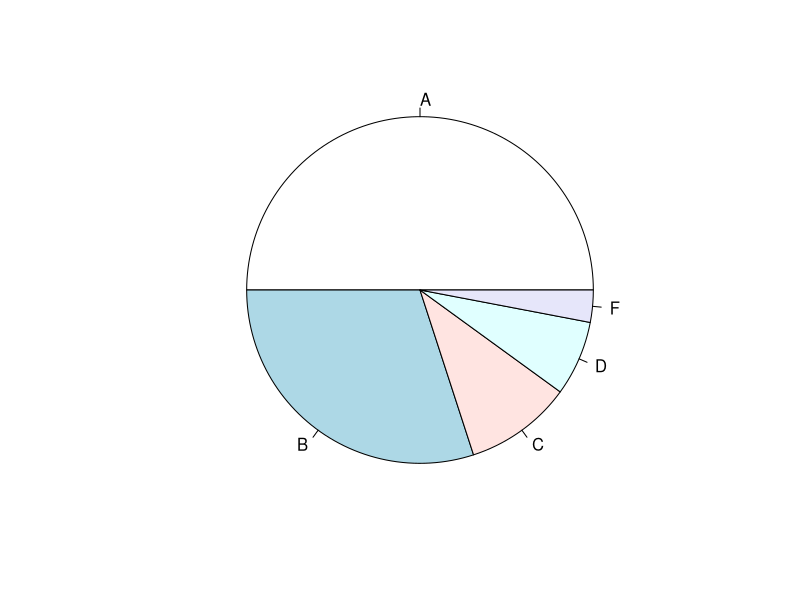
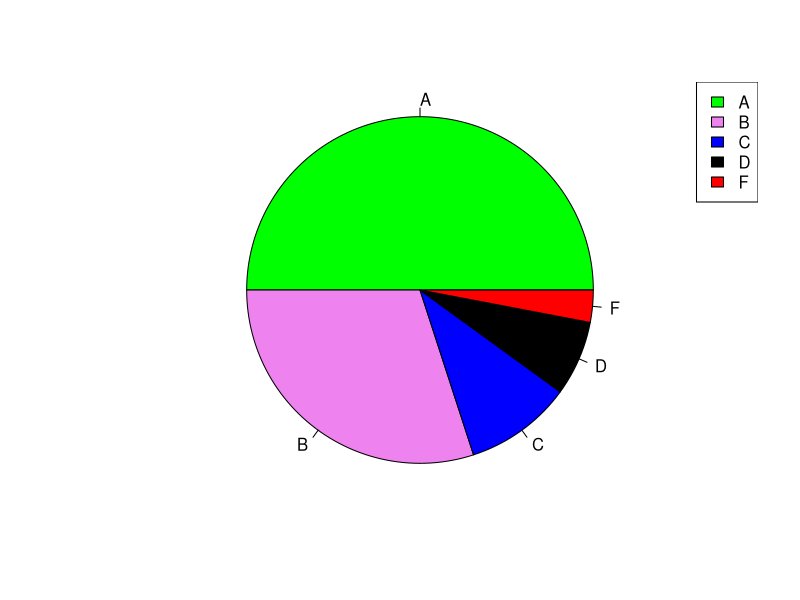
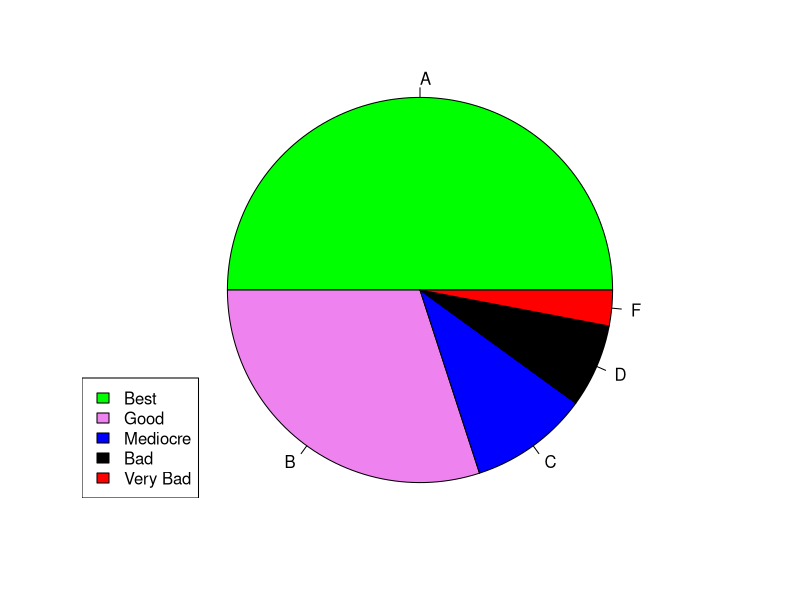
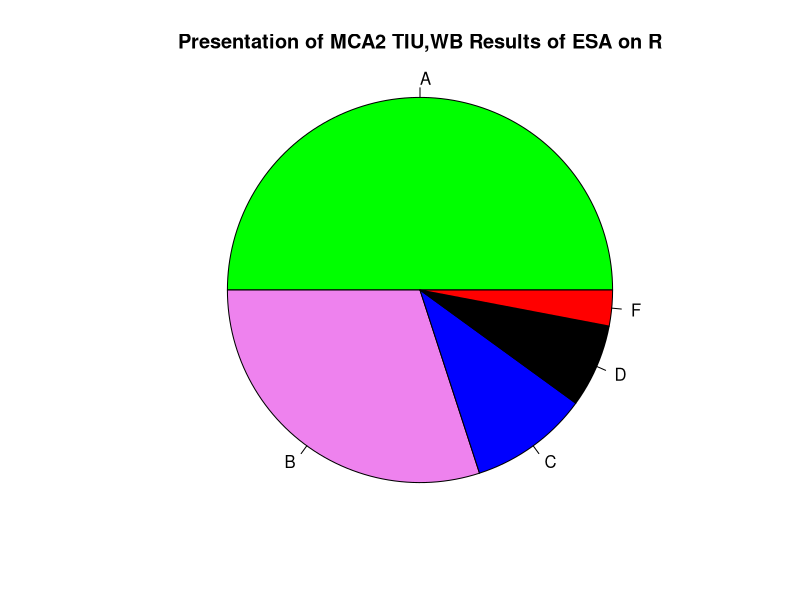
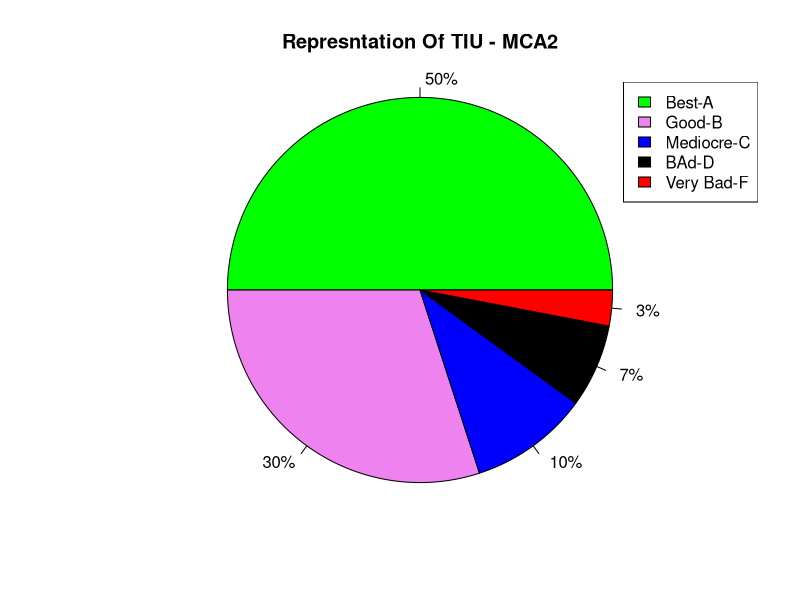
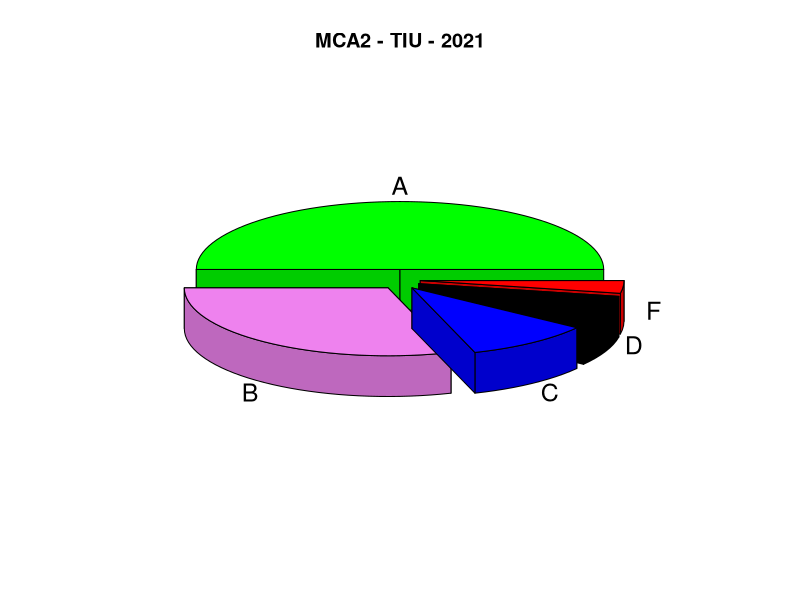

Here is the R script that generated these plots, in order:
{
  X=c(50,30,10,7,3)
  Grades=c("A","B","C","D","F")
  names(X)=Grades
  pie(X,labels=names(X),radius = 0.9,clockwise = FALSE)
  cols=c("green","violet","blue","black","red")
  pie(X,labels = Grades,radius=0.9,clockwise = FALSE,col=cols)
  legend("topright",fill=cols,Grades)
  y=c("Best","Good","Mediocre","Bad","Very Bad")
  pie(X,labels=Grades,radius = 1,clockwise = FALSE,col = cols)
  legend("bottomleft",fill = cols,y)
  pie(X,labels=Grades,radius=1,clockwise = FALSE,col = cols,
  main="Presentation of MCA2 TIU,WB Results of ESA on R")
  
  ## Now we will improve our pie chart with percentage 
  
  percentage=round(X/sum(X)*100)
  ibells=""
  ibells=paste(ibells,percentage)
  ibells=paste(ibells,"%",sep="")
  y=c("Best-A","Good-B","Mediocre-C","BAd-D","Very Bad-F")
  pie(X,labels=ibells,radius=1,clockwise = FALSE,col=cols,
  main="Represntation Of TIU - MCA2")
  legend("topright",fill=cols,y)
  
  # install plotrix package and load it in library install using Rstudio >
  # > packages > install > plotrix > Done then > library(plotrix)
  
  library(plotrix)
  pie3D(X,labels=Grades,explode = 0.1,col = cols,main="MCA2 - TIU - 2021")
  
  # We can save the file using png(file="exploded_pie.jpg)
   png(file="exploded_pie.png")
   dev.off()
   
  
   
   
   
   
   
   
   
   
   
   
   
   
   
   
   
   
   
   
   
  
  }
